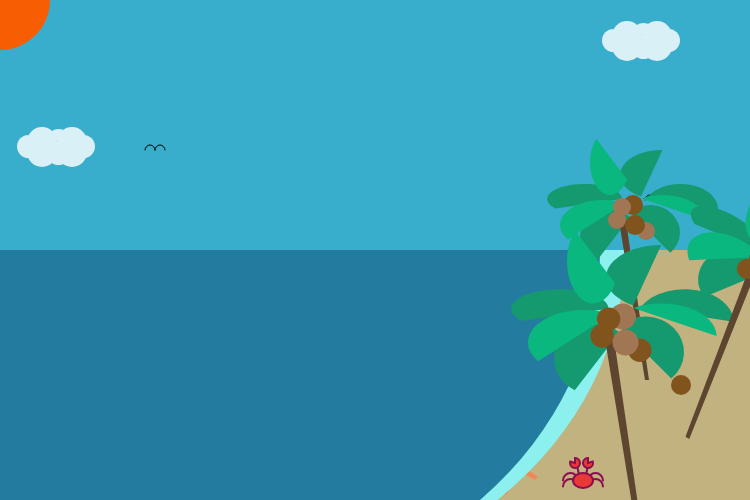
Frame 1 (no input)
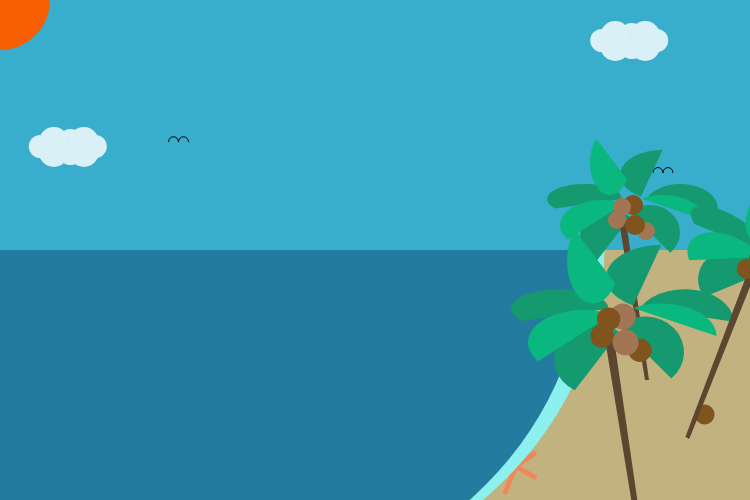
Frame 60 (no input)
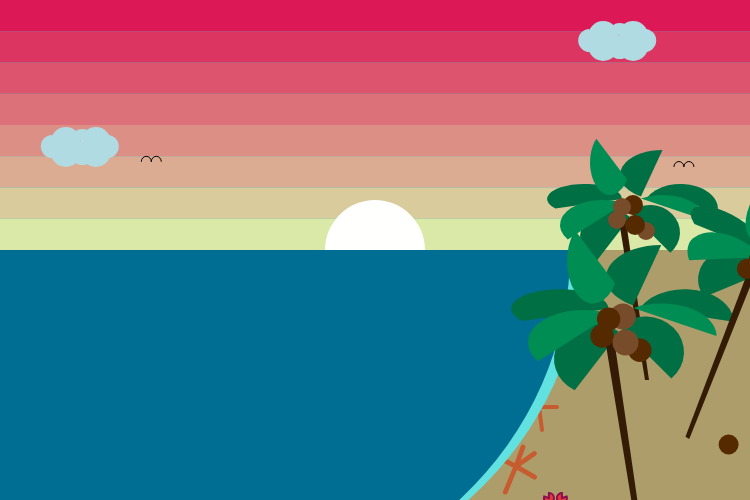
Frame 120 (the mouse pressed at the canvas centre since frame 60)

The p5.js sketch that drew these frames (run headless with seeded random() and noise() and a simulated clock; from frame 60 on, the mouse is pressed at the canvas centre):

// p5.js sketch
// ── sketch.js
  //width and height variables

  var oceanWidth = 800;
  var oceanHeight = 700;
  var whiteWashWidth = 850;
  var whiteWashHeight = 700;

  //speed variables

  var tideO = 0.5;
  var tideWW = 0.7;
  var cloudSpeed = 0.2;

  //color variables
  var skyColor; 
  var cloudColor;
  var oceanColor;
  var whiteWashColor; 
  var sandColor;
  var sunColor;
  var birdColor;
  var starfishColor;
  var paperColor;
  var palmColorB;
  var palmColorF;
  var coconutColorA;
  var coconutColorB;
  var coconutTrunkColor;
  var crabColorA;
  var crabcolorB;

  //opacity variables
  var a;
  var b;

  //moving parts x and y variables
  var birdx1 = 150;
  var birdx1Diff = 0;
  var birdy1 = 150;
  var birdy1Diff = 0;  
  var birdx2 = 650;
    var birdx2Diff = 0;
  var birdy2 = 200;
    var birdy2Diff = 0;
  var coconutx = 671;
  var coconuty = 375;
  var cloudLx = 27;
  var cloudLy = 127;
  var cloudRx = 612;
  var cloudRy = 21;
  var crabx = 573;
  var craby = 473;

  function setup() {
    createCanvas(750, 500);
    noCursor();
  }

  function draw() {

    a = mouseY;  
    b = mouseY/6;

    skyColor = color(56, 174, 204); 
    cloudColor = color(218 - b, 240 - b/2, 247 - b/2);
    oceanColor = color(36 - b, 123 - b/3, 160 - b/3);
    whiteWashColor = color(139 - b, 240 - b/3, 238 - b/3);
    sandColor = color(194 - b/2, 178 - b/2, 128 - b/2);
    sunColor = color(247 + a, 94 + a, 3 + a); 
    birdColor = color(0);
    starfishColor = color(240 - b, 134 - b, 89 - b);
    palmColorB = color(21 - b, 153 - b, 110 - b);
    palmColorF = color(10 - b, 183 - b, 126 - b);
    coconutColorA = color(128 - b, 84 - b, 28 - b);
    coconutColorB = color(161 - b, 118 - b, 84 - b);
    coconutTrunkColor = color(94 - b, 69 - b, 48 - b);
    paperColor = color(247, 243, 218);
    crabColorA = color(232, 56, 56);
    crabColorB = color(140, 14, 79);

 //sky
 background(skyColor);
 noStroke();
 from = color(225, 22, 84, a);
 to = color(243 - b/2, 255 - b/2, 189 - b/2, a);
 interA = lerpColor(from, to, 1/7);
 interB = lerpColor(from, to, 2/7);
 interC = lerpColor(from, to, 3/7);
 interD = lerpColor(from, to, 4/7);
 interE = lerpColor(from, to, 5/7);
 interF = lerpColor(from, to, 6/7);
 fill(from);
 rect(0, 0, width, height/16);
 fill(interA);
 rect(0, height/16, width, height/16);
 fill(interB);
 rect(0, 2*height/16, width, height/16);
 fill(interC);
 rect(0, 3*height/16, width, height/16);
 fill(interD);
 rect(0, 4*height/16, width, height/16);
 fill(interE);
 rect(0, 5*height/16, width, height/16);
 fill(interF);
 rect(0, 6*height/16, width, height/16);
 fill(to);
 rect(0, 7*height/16, width, height/16);

  //cloud left
  ellipseMode(CORNER);
  fill(cloudColor);
  arc(cloudLx, cloudLy, 30, 30, PI, TWO_PI, CHORD);
  arc(cloudLx + 30, cloudLy, 30, 30, PI, TWO_PI, CHORD);
  arc(cloudLx, cloudLy + 10, 30, 30, TWO_PI, PI, CHORD);
  arc(cloudLx + 30, cloudLy + 10, 30, 30, TWO_PI, PI, CHORD);
  rect(cloudLx, cloudLy + 15, 60, 12);
  arc(cloudLx + 45, cloudLy + 8, 23, 23, PI + HALF_PI, TWO_PI + HALF_PI, CHORD);
  arc(cloudLx - 10, cloudLy + 8, 23, 23, TWO_PI + HALF_PI, PI + HALF_PI, CHORD);
  arc(cloudLx + 20, cloudLy + 2, 23, 23, PI, TWO_PI, CHORD);
  arc(cloudLx + 20, cloudLy + 15, 23, 23, TWO_PI, PI, CHORD);
  
  if (cloudLx >= width + 30 || cloudLx <= -30) {
    cloudSpeed = cloudSpeed * -1;
  }
  cloudLx = cloudLx + cloudSpeed;

    //cloud right
    ellipseMode(CORNER);
    fill(cloudColor);
    arc(cloudRx, cloudRy, 30, 30, PI, TWO_PI, CHORD);
    arc(cloudRx + 30, cloudRy, 30, 30, PI, TWO_PI, CHORD);
    arc(cloudRx, cloudRy + 10, 30, 30, TWO_PI, PI, CHORD);
    arc(cloudRx + 30, cloudRy + 10, 30, 30, TWO_PI, PI, CHORD);
    rect(cloudRx, cloudRy + 15, 60, 12);
    arc(cloudRx + 45, cloudRy + 8, 23, 23, PI + HALF_PI, TWO_PI + HALF_PI, CHORD);
    arc(cloudRx - 10, cloudRy + 8, 23, 23, TWO_PI + HALF_PI, PI + HALF_PI, CHORD);
    arc(cloudRx + 20, cloudRy + 2, 23, 23, PI, TWO_PI, CHORD);
    arc(cloudRx + 20, cloudRy + 15, 23, 23, TWO_PI, PI, CHORD);

    if (cloudRx >= width + 30 || cloudRx <= -30) {
      cloudSpeed = cloudSpeed * -1;
    }
    cloudRx = cloudRx - cloudSpeed;

  //sun
  fill(sunColor);
  //mouseY = constrain(mouseY, 0, height/2);
  ellipseMode(CENTER);
  ellipse(mouseX, mouseY, 100, 100);
  
  //sand
  fill(sandColor);
  rect(0, height/2, width, height/2);

  //starfish back
  stroke(starfishColor);
  strokeWeight(4);
  line(539, 407, 536, 390); 
  line(539, 407, 547, 390); 
  line(539, 407, 520, 408); 
  line(539, 407, 557, 407); 
  line(539, 407, 542, 430); 
  
  //starfish front
  push();
  translate(200, -280);
  rotate(PI/6);
  scale(1.2);
  strokeWeight(4);
  line(539, 407, 536, 390); 
  line(539, 407, 547, 390); 
  line(539, 407, 520, 408); 
  line(539, 407, 557, 407); 
  line(539, 407, 542, 430); 
  pop();
  
  //ocean
  noStroke();
  fill(whiteWashColor); //whitewash
  arc(200, height/2, whiteWashWidth, whiteWashHeight, 0, PI, CHORD);
  
  if (whiteWashWidth >= 850 || oceanWidth <= 699) {
    tideWW = tideWW * -1;
  }
  whiteWashWidth = whiteWashWidth + tideWW;
  
  fill(oceanColor);
  arc(200, height/2, oceanWidth, oceanHeight, 0, PI, CHORD);
  
  if (oceanWidth >= 800 || oceanWidth <= 699) {
    tideO = tideO * -1;
  }
  oceanWidth = oceanWidth + tideO;

  //birds
  noFill();
  strokeWeight(1);
  stroke(birdColor); 
  
  arc(birdx1, birdy1, 10, 10, PI, TWO_PI, OPEN); //bird 1
  arc(birdx1 + 10, birdy1, 10, 10, PI, TWO_PI, OPEN);
  birdx1 = birdx1 + random(-5, 5);
  birdx1 = constrain(birdx1, 0, width);
  birdy1 = birdy1 + random(-5, 5);
  birdy1 = constrain(birdy1, 0, height/2);
  
  arc(birdx2, birdy2, 10, 10, PI, TWO_PI, OPEN); //bird 2
  arc(birdx2 + 10, birdy2, 10, 10, PI, TWO_PI, OPEN);
  birdx2 = birdx2 + random(-5, 5);
  birdx2 = constrain(birdx2, 0, width);
  birdy2 = birdy2 + random(-5, 5);
  birdy2 = constrain(birdy2, 0, height/2);
  
  //coconut tree back
  noStroke();
  
  ellipseMode(CORNER);
  fill(palmColorB);
  arc(620, 150, 85, 50, (3*PI - QUARTER_PI), PI + HALF_PI, OPEN);
  arc(643, 184, 75, 50, PI+(PI/10), TWO_PI, OPEN);
  arc(547, 184, 75, 30, (3*PI - PI/10), TWO_PI, OPEN);
  arc(580, 210, 60, 55, (3*PI - PI/3), PI + (3 * PI/4), OPEN);
  arc(620, 205, 60, 55, (PI + QUARTER_PI), TWO_PI + QUARTER_PI, OPEN);
  
  fill(coconutTrunkColor);
  quad(619, 221, 645, 380, 649, 380, 626, 221);
  
  fill(palmColorF);
  arc(620, 195, 85, 50, PI+QUARTER_PI, TWO_PI, OPEN);
  arc(560, 200, 85, 50, (3*PI - PI/8), (TWO_PI - QUARTER_PI), OPEN);
  arc(590, 130, 40, 65, TWO_PI + QUARTER_PI, PI + PI/3, OPEN);
  
  fill(coconutColorA);
  ellipse(623, 195, 20, 20);
  fill(coconutColorB);
  ellipse(613, 198, 18, 18);
  ellipse(608, 211, 18, 18);
  ellipse(637, 222, 18, 18);
  fill(coconutColorA);
  ellipse(625, 215, 20, 20);  
  
  fill(coconutColorA); //rolling coconut
  ellipse(coconutx, coconuty, 20, 20);
  coconutx = coconutx + 0.4;
  coconuty = coconuty + 0.5;

  //coconut tree front
  push();
  translate(-200, 50);
  scale(1.3);

  ellipseMode(CORNER);
  fill(palmColorB);
  arc(620, 150, 85, 50, (3*PI - QUARTER_PI), PI + HALF_PI, OPEN);
  arc(643, 184, 75, 50, PI+(PI/10), TWO_PI, OPEN);
  arc(547, 184, 75, 30, (3*PI - PI/10), TWO_PI, OPEN);
  arc(580, 210, 60, 55, (3*PI - PI/3), PI + (3 * PI/4), OPEN);
  arc(620, 205, 60, 55, (PI + QUARTER_PI), TWO_PI + QUARTER_PI, OPEN);
  
  fill(coconutTrunkColor)
  quad(619, 221, 645, 380, 649, 380, 626, 221);
  
  fill(palmColorF);
  arc(620, 195, 85, 50, PI+QUARTER_PI, TWO_PI, OPEN);
  arc(560, 200, 85, 50, (3*PI - PI/8), (TWO_PI - QUARTER_PI), OPEN);
  arc(590, 130, 40, 65, TWO_PI + QUARTER_PI, PI + PI/3, OPEN);
  
  fill(coconutColorB);
  ellipse(623, 195, 20, 20);
  fill(coconutColorA);
  ellipse(613, 198, 18, 18);
  ellipse(608, 211, 18, 18);
  ellipse(637, 222, 18, 18);
  fill(coconutColorB);
  ellipse(625, 215, 20, 20);  
  pop();
  
  //coconut tree middle
  push();
  translate(280, -280);
  rotate(PI/6);
  scale(1.1);
  ellipseMode(CORNER);
  fill(palmColorB);
  arc(620, 150, 85, 50, (3*PI - QUARTER_PI), PI + HALF_PI, OPEN);
  arc(643, 184, 75, 50, PI+(PI/10), TWO_PI, OPEN);
  arc(547, 184, 75, 30, (3*PI - PI/10), TWO_PI, OPEN);
  arc(580, 210, 60, 55, (3*PI - PI/3), PI + (3 * PI/4), OPEN);
  arc(620, 205, 60, 55, (PI + QUARTER_PI), TWO_PI + QUARTER_PI, OPEN);
  
  fill(coconutTrunkColor)
  quad(619, 221, 645, 380, 649, 380, 626, 221);
  
  fill(palmColorF);
  arc(620, 195, 85, 50, PI+QUARTER_PI, TWO_PI, OPEN);
  arc(560, 200, 85, 50, (3*PI - PI/8), (TWO_PI - QUARTER_PI), OPEN);
  arc(590, 130, 40, 65, TWO_PI + QUARTER_PI, PI + PI/3, OPEN);
  
  fill(coconutColorB);
  ellipse(623, 195, 20, 20);
  fill(coconutColorA);
  ellipse(613, 198, 18, 18);
  ellipse(608, 211, 18, 18);
  ellipse(637, 222, 18, 18);
  fill(coconutColorB);
  ellipse(625, 215, 20, 20);  
  pop();
  
  //mr. crab
  noFill();
  stroke(crabColorB);
  strokeWeight(2);
  arc(crabx - 10, craby, 15, 15, PI, TWO_PI);
  arc(crabx - 10, craby + 6, 15, 15, PI, TWO_PI);
  arc(crabx + 15, craby, 15, 15, PI, TWO_PI);
  arc(crabx + 15, craby + 6, 15, 15, PI, TWO_PI);
  line(crabx + 7, craby + 7, crabx + 4, craby - 8);
  line(crabx + 12, craby + 7, crabx + 15, craby - 8);
  fill(crabColorA);
  ellipse(crabx, craby, 20, 15);
  arc(crabx - 3, craby - 15, 10, 10, PI + PI/2, PI + PI/10, PIE);
  arc(crabx + 10, craby - 15, 10, 10, TWO_PI - PI/10, PI + HALF_PI, PIE);
  
  crabx = crabx + random(-4, 4);
  crabx = constrain(crabx, 537, 590);
  craby = craby + random(-4, 4);
  if (mouseY >= height/2) {
    craby = constrain(craby, 440, 510);
  } else { 
    craby = constrain(craby, 520, 530);
  }

  
}
